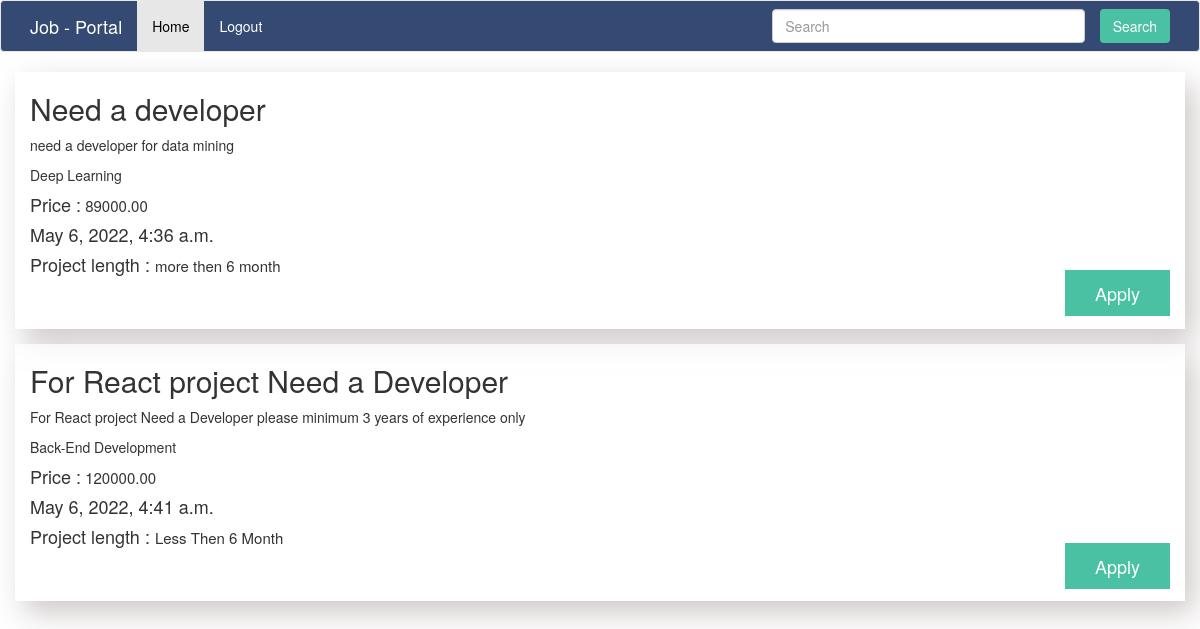
Page / (signed in) on the committed database.
### user/models.py (models this page shows, shortened)
class Job(models.Model):
    name = models.CharField(max_length=100,null=False,blank=False)
    description = models.CharField(max_length=255)
    category = models.ForeignKey(Category, on_delete=models.CASCADE)
    created_by = models.ForeignKey(Profile, on_delete=models.CASCADE)
    price = models.DecimalField(max_digits=10, decimal_places=2)
    posting_date = models.DateTimeField(auto_now=True)
    length = models.CharField(
                    max_length = 20,
                    choices = JOB_LENGTH,
                    default = 'less then 6 month'
                    )

class Category(models.Model):
    category_name = models.CharField(max_length=100,null=False,blank=False)
    description = models.CharField(max_length=255)
    def __str__(self):
        return self.category_name

### user/views.py (the view)
# urls.py: 2. Add a URL to urlpatterns:  path('', views.home, name='home')
@login_required
def home(request):
    profile = Profile.objects.get(user=request.user)
    if profile.user_type == "admin":
        job = Job.objects.filter(created_by__user=request.user)
        return render(request, 'home.html', {"jobs":job, "user_type":"admin"})
    else:
        job = Job.objects.all()
        return render(request, 'home.html', {"jobs":job})

### templates/home.html (shortened to what this page needs)
{% load static %}
<!DOCTYPE html>
<html lang="en">
<head>
  <link rel="stylesheet" href="https://maxcdn.bootstrapcdn.com/bootstrap/3.4.1/css/bootstrap.min.css">
  <link rel="stylesheet" href="{% static '/css/style.css'%}">
</head>
<body>
<nav class="navbar navbar-default">
  <div class="container">
    <div class="navbar-header">
      <a class="navbar-brand" href="{% url 'home' %}">Job - Portal</a>
    </div>
    <ul class="nav navbar-nav">
      <li class="active"><a href="{% url 'home' %}">Home</a></li>
      <li ><a href="{% url 'logout' %}">Logout</a></li>
    </ul>
    {% if user_type %}
      <div class="post_btn">
        <a href="{% url 'job' %}">Post a Job</a>
      </div>
    {% else %}
      <div class="main_search">
      <input class="form-control mr-sm-2" type="search" placeholder="Search" aria-label="Search">
        <button class="btn btn-outline-success my-2 my-sm-0" type="submit">Search</button>
      </div>
    {% endif %}
    </div>
</nav>
{% for job in jobs %}
<div class="container main_container">
    <h2>{{job.name}}</h2>
    <p>{{job.description}}</p>
    <span>{{job.category}}</span>
    <p><h4>Price :<span class="small-font"> {{job.price}}</span></p>
    <span>{{job.posting_date}}</span>
    <p><h4>Project length : <span class="small-font">{{job.length}}</span></p>
    {% if not user_type %}
    <div class="apply_btn">
      <a href="#">Apply</a>
    </div>
    {% endif %}
</div>
{% endfor %}
  </body>
</html>

### static/css/style.css (style rules this page uses)
.main_container { box-shadow: 9px 12px 28px 0 rgb(136 118 118 / 40%), inset 0 0 0 180px rgb(255 255 255 / 69%); margin-bottom: 15px; }
.navbar-default { background-color: #344a72 !important; border-color: #e7e7e7; color: #fff !important; }
.small-font { font-size: 15px; }
.navbar a { color: #fff !important; }
.active a { color: #000 !important; }
button { margin: 20px auto; display: block; border: none; background-color: #49c1a2; color: white; font-size: 18px; padding: 6px 40px; }
.main_search { display: flex; justify-content: end; align-items: center; height: 50px; }
.main_search input { width: 35%; margin-right: 15px; }
.main_search button { margin: 0 !important; }
.apply_btn { text-align: right; margin-bottom: 25px; display: block; }
.apply_btn a { padding: 10px 30px; background: #49c1a2; color: white; text-decoration: none; }

### rows in the picture
Job: name "Need a developer", description "need a developer for data mining", category "Deep Learning", price "89000.00", posting_date "May 6, 2022, 4:36 a.m.", length "more then 6 month"
Job: name "For React project Need a Developer", description "For React project Need a Developer please minimum 3 years of experience only", category "Back-End Development", price "120000.00", posting_date "May 6, 2022, 4:41 a.m.", length "Less Then 6 Month"
